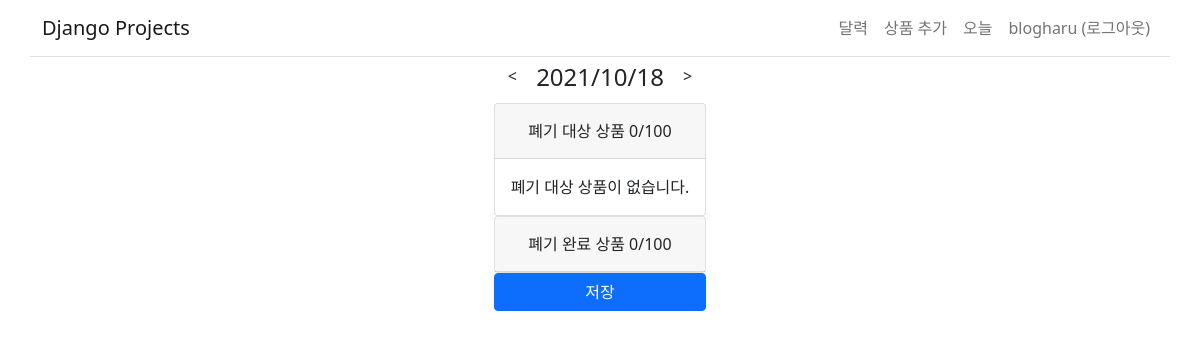
Before: /sellby/details/?year=2021&month=10&day=18 (signed in) with the older database file.
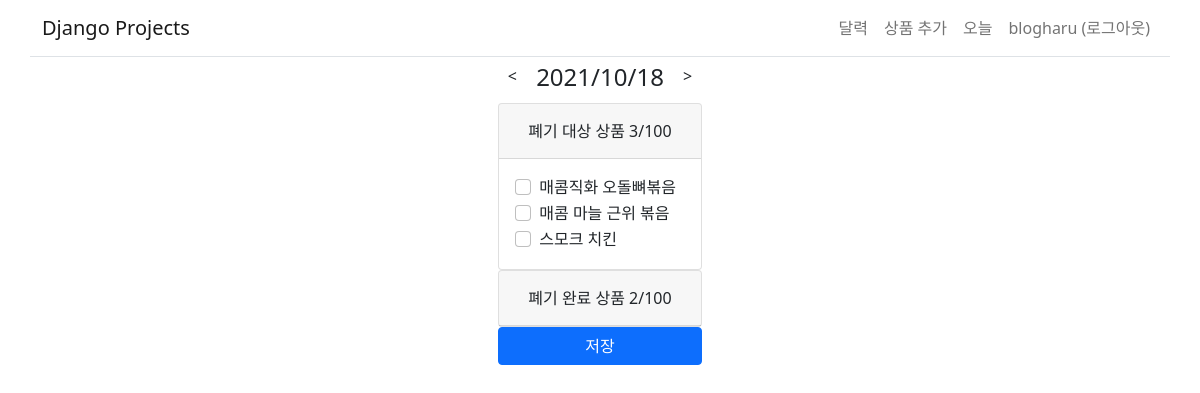
After: the same page with the newer database file.
### sellby/models.py (models this page shows)
class Record(models.Model):
    barcode = models.ForeignKey(Barcode, on_delete=models.CASCADE)
    user = models.ForeignKey(User, on_delete=models.CASCADE)
    expiryDate = models.DateField()
    isRemoved = models.BooleanField(default=False)
    class Meta:
        unique_together = ('barcode', 'user', 'expiryDate')

### barcodes/models.py (models this page shows)
class Barcode(models.Model):
    name = models.CharField(max_length=128)
    barcode = models.CharField(max_length=13)

### sellby/views.py (the view, shortened to what this page needs)
# urls.py: path('details/', views.details, name='details'),
@login_required(login_url='/users/login/')
def details(request):
    context = helpers.initDetailsContext(request)
    return render(request, 'sellby/details.html', context)

### sellby/helpers.py (called while the page is built)
def getRecordsByDatetime(dt):
    return Record.objects.filter(expiryDate__year=dt.year, expiryDate__month=dt.month, expiryDate__day=dt.day)

def initDetailsContext(request):
    context = {}
    if 'year' in request.GET and 'month' in request.GET and 'day' in request.GET:
        dt = datetime.datetime(int(request.GET['year']), int(request.GET['month']), int(request.GET['day']))
    else:
        dt = datetime.datetime.now()
    records = getRecordsByDatetime(dt).filter(user=request.user)
    context['recordsIsRemoved'] = records.filter(isRemoved=True)
    context['recordsIsNotRemoved'] = records.filter(isRemoved=False)
    context['today'] = {'year':str(dt.year),'month':str(dt.month).zfill(2),'day':str(dt.day).zfill(2)}
    dt -= datetime.timedelta(days=1)
    context['prev'] = {'year':str(dt.year),'month':str(dt.month).zfill(2),'day':str(dt.day).zfill(2)}
    dt += datetime.timedelta(days=2)
    context['next'] = {'year':str(dt.year),'month':str(dt.month).zfill(2),'day':str(dt.day).zfill(2)}
    return context

### sellby/templates/sellby/details.html (shortened to what this page needs)
{% extends 'basic.html' %}
{% block content %}
<div class="d-flex flex-column justify-content-center align-items-center">
    <h4 class="mb-0 text-center">
      <a href="{% url 'sellby:details' %}?year={{prev.year}}&month={{prev.month}}&day={{prev.day}}" class="btn h4"><</a>
      {{today.year}}/{{today.month}}/{{today.day}}
      <a href="{% url 'sellby:details' %}?year={{next.year}}&month={{next.month}}&day={{next.day}}" class="btn h4">></a>
    </h4>
    <form id="accordion" method="post" class="post-form" action="{% url 'sellby:details' %}?year={{today.year}}&month={{today.month}}&day={{today.day}}">
        <div class="card">
          <div class="card-header">
            <a class="btn w-100" data-bs-toggle="collapse" href="#isNotRemoved">
              폐기 대상 상품 {{recordsIsNotRemoved|length}}/100
            </a>
          </div>
          <div id="isNotRemoved" class="collapse show" data-bs-parent="#accordion">
            <div class="card-body">
              {% for record in recordsIsNotRemoved %}
              <div class="form-check">
                  <label class="form-check-label" for="{{record.id}}">{{record.barcode.name}}</label>
                  <input type="checkbox" class="form-check-input" name="{{record.id}}" id="{{record.id}}">
              </div>
              {% empty %}
              폐기 대상 상품이 없습니다.
              {% endfor %}
            </div>
          </div>
        </div>
        <div class="card">
          <div class="card-header">
            <a class="collapsed btn w-100" data-bs-toggle="collapse" href="#isRemoved">
              폐기 완료 상품 {{recordsIsRemoved|length}}/100
            </a>
          </div>
        </div>
        <button type="submit" class="btn btn-primary w-100 sticky-top">저장</button>
    </form>
</div>
{% endblock %}

### templates/basic.html (shortened to what this page needs)
<!doctype html>
<html lang="ko">
  <head>
    <link href="https://cdn.jsdelivr.net/npm/bootstrap@5.1.1/dist/css/bootstrap.min.css" rel="stylesheet">
  </head>
  <body class="">
    <header class="navbar navbar-light navbar-expand-sm sticky-top bg-white pb-0">
      <div class="container border-bottom">
        <a href="/" class="navbar-brand h1">Django Projects</a>
        <div class="collapse navbar-collapse" id="navbarSupportedContent">
          <ul class="navbar-nav ms-auto mb-2 mb-lg-2">
            <li class="nav-item">
              <a class="nav-link" aria-current="page" href="{% url 'sellby:calendar' %}">달력</a>
            </li>
            <li class="nav-item">
              <a class="nav-link" href="{% url 'sellby:add_record' %}">상품 추가</a>
            </li>
            <li class="nav-item">
              <a class="nav-link" href="{% url 'sellby:details' %}">오늘</a>
            </li>
            <li class="nav-item">
              {% if user.is_authenticated %}
              <a class="nav-link" href="{% url 'users:logout' %}">{{ user.username }} (로그아웃)</a>
              {% else %}
              <a class="nav-link" href="{% url 'users:login' %}">로그인</a>
              {% endif %}
            </li>
          </ul>
        </div>
      </div>
    </header>
    <div class="container ">
      {% block content %}
      {% endblock %}
    </div>
  </body>
</html>

Changed rows visible on the page:
added Record: barcode.name "매콤직화 오돌뼈볶음"
added Record: barcode.name "매콤 마늘 근위 볶음"
added Record: barcode.name "스모크 치킨"
Other visible differences:
{{ recordsIsNotRemoved|length }}: "0" → "3"
{{ recordsIsRemoved|length }}: "0" → "2"
text no longer shown: "폐기 대상 상품이 없습니다."
